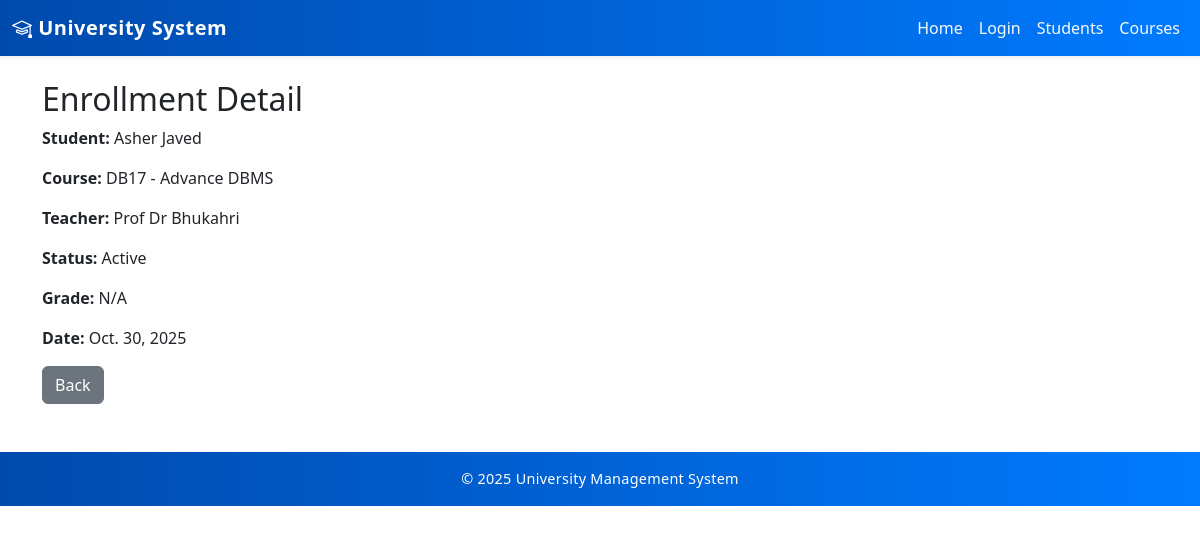
Page /enrollments/31/ on the committed database.
### core/models.py (models this page shows, shortened)
class Enrollment(models.Model):
    STATUS_CHOICES = [
        ("active", "Active"),
        ("completed", "Completed"),
        ("dropped", "Dropped"),
    ]
    GRADE_CHOICES = [
        ("A", "A"),
        ("B", "B"),
        ("C", "C"),
        ("D", "D"),
        ("F", "F"),
        ("N/A", "Not Graded Yet"),
    ]
    student = models.ForeignKey(Student, on_delete=models.CASCADE, related_name="enrollments")
    course = models.ForeignKey(Course, on_delete=models.CASCADE, related_name="enrollments")
    enrollment_date = models.DateField(default=timezone.now)
    status = models.CharField(max_length=20, choices=STATUS_CHOICES, default="active")
    grade = models.CharField(max_length=5, choices=GRADE_CHOICES, default="N/A")
    class Meta:
        unique_together = ('student', 'course')  # prevent duplicate enrollment

class Student(models.Model):
    user = models.OneToOneField(
        settings.AUTH_USER_MODEL,
        null=True,
        blank=True,
        on_delete=models.SET_NULL,
        related_name='student_profile'
    )
    student_id = models.CharField(max_length=20, unique=True, blank=True, null=True)
    first_name = models.CharField(max_length=50)
    last_name  = models.CharField(max_length=50)
    email      = models.EmailField(unique=True)
    phone      = models.CharField(max_length=15, blank=True)
    date_of_birth = models.DateField(null=True, blank=True)
    address = models.TextField(blank=True)
    enrollment_date = models.DateField(default=timezone.now)
    department = models.ForeignKey(Department, on_delete=models.SET_NULL, null=True, related_name="students")
    profile_image = models.ImageField(upload_to='profiles/', null=True, blank=True)
    ACADEMIC_BACKGROUND_CHOICES = [
        ('FSc Pre-Medical', 'FSc Pre-Medical'),
        ('FSc Pre-Engineering', 'FSc Pre-Engineering'),
        ('ICS', 'ICS'),
        ('ICom', 'ICom'),
        ('FA', 'FA'),
        ('BA', 'BA'),
        ('BSc', 'BSc'),
        ('Other', 'Other'),
    ]
    academic_background = models.CharField(max_length=50, choices=ACADEMIC_BACKGROUND_CHOICES, null=True, blank=True)
    guardian_name = models.CharField(max_length=100, blank=True, null=True)
    guardian_contact = models.CharField(max_length=20, blank=True, null=True)
    semester = models.PositiveIntegerField(default=1)
    cgpa = models.DecimalField(max_digits=4, decimal_places=2, null=True, blank=True)

class Course(models.Model):
    name = models.CharField(max_length=100)
    code = models.CharField(max_length=20, unique=True)
    description = models.TextField(blank=True, null=True)
    credits = models.PositiveIntegerField()
    department = models.ForeignKey(Department, on_delete=models.CASCADE, related_name="courses")
    teacher = models.ForeignKey(Teacher, on_delete=models.SET_NULL, null=True, blank=True, related_name="courses")

class Teacher(models.Model):
    user = models.OneToOneField(
        settings.AUTH_USER_MODEL,
        null=True,
        blank=True,
        on_delete=models.SET_NULL,
        related_name='teacher_profile'
    )
    teacher_id = models.CharField(max_length=20, unique=True, blank=True, null=True)
    first_name = models.CharField(max_length=50)
    last_name  = models.CharField(max_length=50)
    email      = models.EmailField(unique=True)
    department = models.ForeignKey(Department, on_delete=models.SET_NULL, null=True, blank=True, related_name="teachers")
    hire_date  = models.DateField(default=timezone.now)
    profile_image = models.ImageField(upload_to='profiles/', null=True, blank=True)
    QUALIFICATION_CHOICES = [
        ('BS', 'BS / Bachelor'),
        ('MS', 'MS / Master'),
        ('MPhil', 'MPhil'),
        ('PhD', 'PhD'),
        ('Other', 'Other'),
    ]
    qualification = models.CharField(max_length=50, choices=QUALIFICATION_CHOICES, null=True, blank=True)
    specialization = models.CharField(max_length=100, null=True, blank=True)
    bio = models.TextField(blank=True, null=True)
    experience_years = models.PositiveIntegerField(default=0, help_text="Years of teaching experience")
    contact_number = models.CharField(max_length=20, blank=True, null=True)

### core/views.py (the view)
# urls.py: path('enrollments/<int:pk>/', views.enrollment_detail, name='enrollment_detail'),
def enrollment_detail(request, pk):
    enrollment = get_object_or_404(
        Enrollment.objects.select_related('student', 'course', 'course__teacher'), pk=pk
    )
    return render(request, 'core/enrollments/detail.html', {'enrollment': enrollment})

### templates/core/enrollments/detail.html (shortened to what this page needs)
{% extends 'base.html' %}
{% block content %}
<h2>Enrollment Detail</h2>
<p><strong>Student:</strong> {{ enrollment.student.first_name }} {{ enrollment.student.last_name }}</p>
<p><strong>Course:</strong> {{ enrollment.course.code }} - {{ enrollment.course.name }}</p>
<p><strong>Teacher:</strong> {% if enrollment.course.teacher %}{{ enrollment.course.teacher.first_name }} {{ enrollment.course.teacher.last_name }}{% else %}—{% endif %}</p>
<p><strong>Status:</strong> {{ enrollment.get_status_display }}</p>
<p><strong>Grade:</strong> {{ enrollment.grade }}</p>
<p><strong>Date:</strong> {{ enrollment.enrollment_date }}</p>
<a class="btn btn-secondary" href="{% url 'enrollments_list' %}">Back</a>
{% endblock %}

### static/css/style.css (style rules this page uses)
body { font-family: 'Poppins', sans-serif; background-color: #f4f6f9; color: #333; margin: 0; padding: 0; overflow-x: hidden; }
h1, h2, h3, h4, h5 { font-weight: 600; color: #003366; }
a { text-decoration: none; transition: 0.3s ease; }

### rows in the picture
Enrollment: student.first_name "Asher", student.last_name "Javed", course.code "DB17", course.name "Advance DBMS", course.teacher.first_name "Prof", course.teacher.last_name "Dr Bhukahri", status "Active", grade "N/A", enrollment_date "Oct. 30, 2025"
